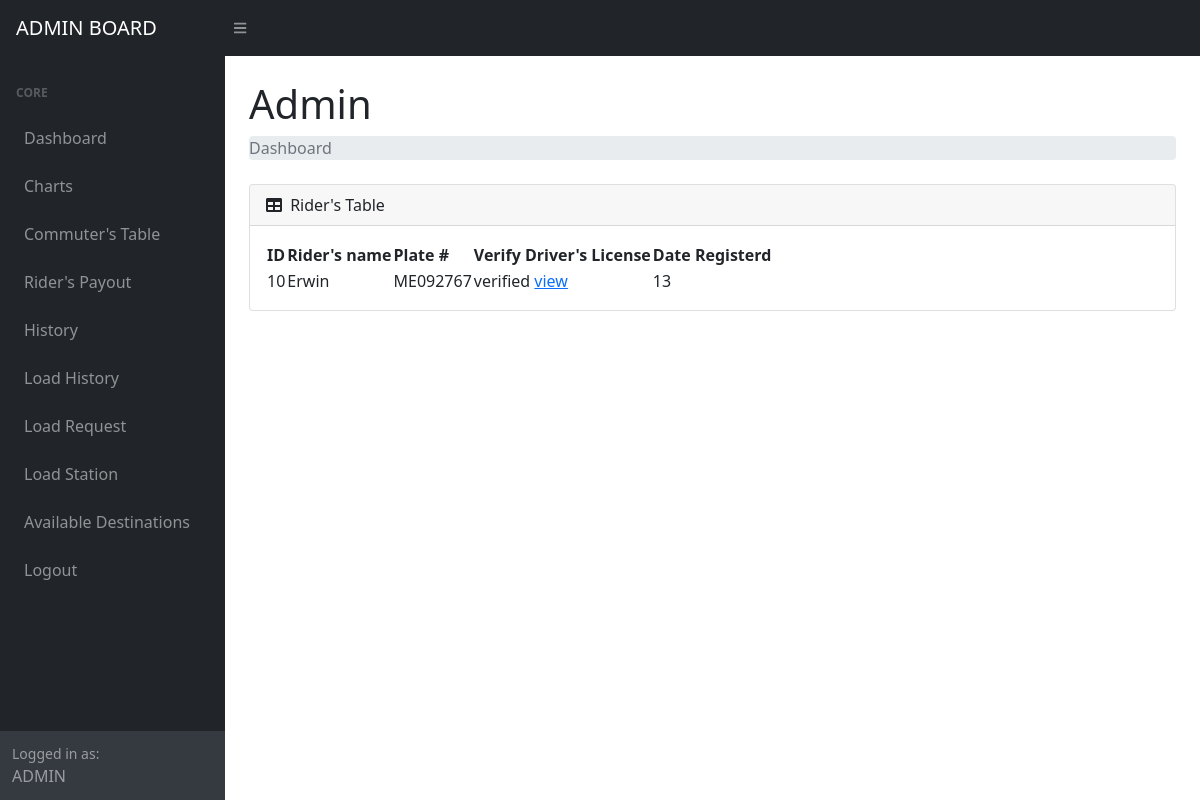
/Admin.php (signed in), run on the app's committed database.
### tables this page shows
CREATE TABLE `rider_info` (
  `id` int(11) NOT NULL,
  `name` text NOT NULL,
  `riders_id` int(11) NOT NULL,
  `contact` int(11) NOT NULL,
  `address` text NOT NULL,
  `plate` text NOT NULL,
  `license` int(11) NOT NULL,
  `created` text NOT NULL,
  `storage` int(11) NOT NULL,
  `cashout_status` text NOT NULL,
  `image_url` text NOT NULL,
  `license_url` text NOT NULL,
  `verify_status` text NOT NULL,
  `time_in` text NOT NULL,
  `time_out` text NOT NULL
);

### Admin.php (the view, shortened to what this page needs)
<?php
require_once "check.php";
    $sql = mysqli_query($conn, "SELECT * FROM rider_info");
?>
<!DOCTYPE html>
<html lang="en">
    <head>
        <link rel="stylesheet" href="https://cdn.jsdelivr.net/npm/bootstrap@4.1.3/dist/css/bootstrap.min.css">
        <link href="https://cdn.jsdelivr.net/npm/simple-datatables@latest/dist/style.css" rel="stylesheet" />
        <link href="adminfile/css/styles.css" rel="stylesheet" />
    </head>
    <body class="sb-nav-fixed">
        <nav class="sb-topnav navbar navbar-expand navbar-dark bg-dark">
            <a class="navbar-brand ps-3" href="Admin.php">ADMIN BOARD</a>
            <button class="btn btn-link btn-sm order-1 order-lg-0 me-4 me-lg-0" id="sidebarToggle" href="#!"><i class="fas fa-bars"></i></button>
        </nav>
        <div id="layoutSidenav">
            <div id="layoutSidenav_nav">
                <nav class="sb-sidenav accordion sb-sidenav-dark" id="sidenavAccordion">
                    <div class="sb-sidenav-menu">
                        <div class="nav">
                            <div class="sb-sidenav-menu-heading">Core</div>
                            <a class="nav-link" href="Admin.php">
                                Dashboard
                            </a>
                            <a class="nav-link" href="charts.php">
                                Charts
                            </a>
                            <a class="nav-link" href="Atables.php">
                                Commuter's Table
                            </a>
                            <a class="nav-link" href="Arider_payout.php">
                                Rider's Payout
                            </a>
                            <a class="nav-link" href="Ahistory.php">
                                History
                            </a>
                            <a class="nav-link" href="Alhistory.php">
                                Load History
                            </a>
                            <a class="nav-link" href="Aload-request.php">
                                Load Request
                            </a>
                            <a class="nav-link" href="Aload.php">
                                Load Station
                            </a>
                            <a class="nav-link" href="Adestinations.php">
                                Available Destinations
                            </a>
                            <a class="nav-link" href="logout.php">
                                Logout
                            </a>
                        </div>
                    </div>
                    <div class="sb-sidenav-footer">
                        <div class="small">Logged in as:</div>
                        ADMIN
                    </div>
                </nav>
            </div>
            <div id="layoutSidenav_content">
                <main>
                    <div class="container-fluid px-4">
                        <h1 class="mt-4">Admin</h1>
                        <ol class="breadcrumb mb-4">
                            <li class="breadcrumb-item active">Dashboard</li>
                        </ol>
                        <div class="card mb-4">
                            <div class="card-header">
                                <i class="fas fa-table me-1"></i>
                                Rider's Table
                            </div>
                            <div class="table-responsive-sm card-body">
                                <table id="datatablesSimple" class="">
                                    <thead>
                                        <tr>
                                            <th>ID</th>
                                            <th>Rider's name</th>
                                            <th>Plate #</th>
                                            <th>Verify Driver's License </th>
                                            <th>Date Registerd</th>
                                        </tr>
                                    </thead>
                                    <tbody>
                                        <tr>
                                        <?php
                                        while($row = $sql->fetch_assoc()){
                                        ?>
                                            <td><?php echo $row['riders_id'];?></td>
                                            <td><?php echo $row['name']?></td>
                                            <td><?php echo $row['plate']?></td>
                                            <td><?php echo $row['verify_status']?> <a href="Aviewlicense.php?id=<?php echo $row['riders_id']; ?>">view</a></td>
                                            <td><?php echo $row['created']?></td>
                                        </tr>
                                        <?php
                                        }
                                            ?>
                                    </tbody>
                                </table>
                </main>
            </div>
        </div>
    </body>
</html>

### data on the page
rider_info: riders "10", name "Erwin", plate "ME092767", verify_status "verified", created "13"
